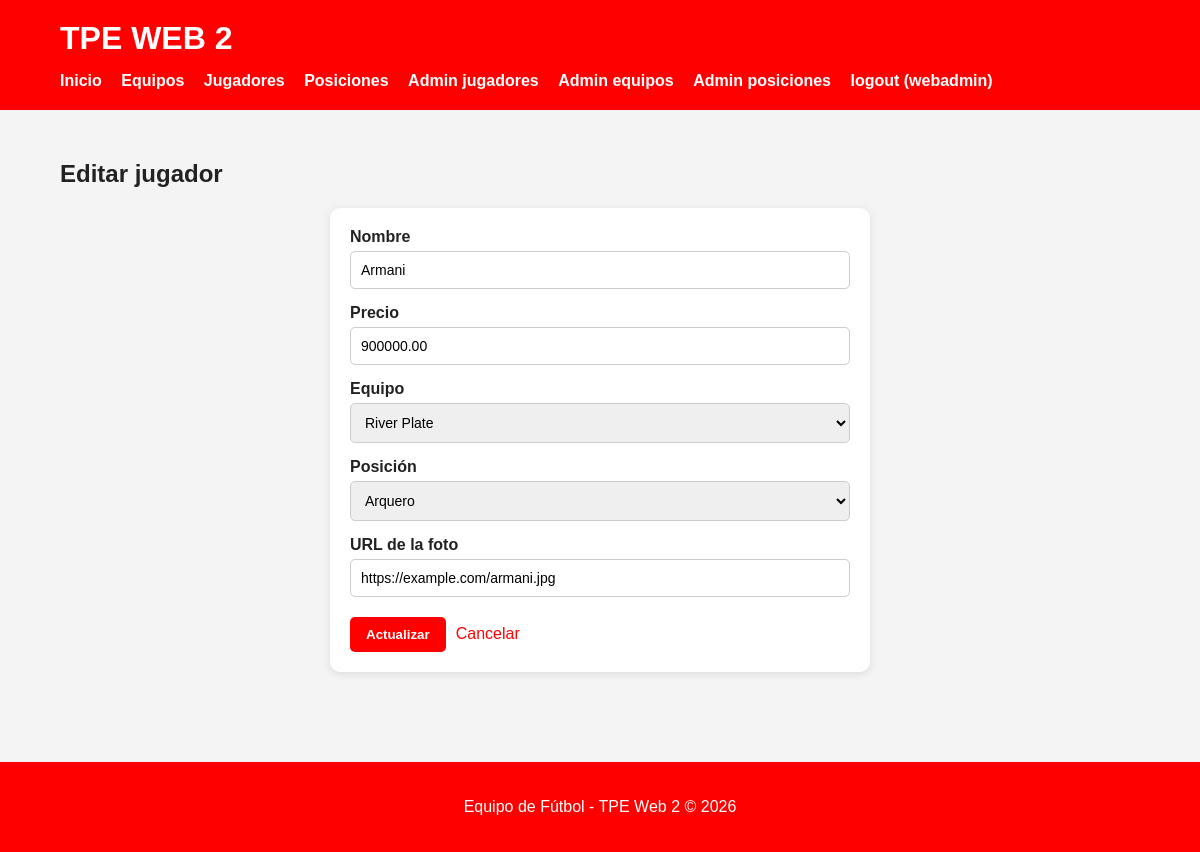
The page /tpe_parte2_2026/admin_jugador_edit/2 (signed in) on the database its author committed.
### tables this page shows
CREATE TABLE `jugador` (
  `id` int(11) NOT NULL,
  `nombre` varchar(100) NOT NULL,
  `precio` decimal(10,2) NOT NULL,
  `id_equipo` int(11) NOT NULL,
  `id_posicion` int(11) NOT NULL,
  `foto` varchar(255) DEFAULT NULL
);

### tpe_parte2_2026/app/views/jugador_view.php (called while the page is built, shortened)
<?php
class JugadorView {
    public function showJugadorForm($jugador, $equipos, $posiciones, $user, $error = null) {
        require_once './phtml/layouts/header.phtml';
        require_once './phtml/jugadores/jugador_form.phtml';
        require_once './phtml/layouts/footer.phtml';
    }
}
?>

### tpe_parte2_2026/app/controllers/jugador_controller.php (called while the page is built, shortened)
<?php
require_once __DIR__ . '/../models/jugador_model.php';
require_once __DIR__ . '/../views/jugador_view.php';
require_once __DIR__ . '/../models/equipo_model.php';
require_once __DIR__ . '/../models/posicion_model.php';
class JugadorController {
    private $model;
    private $view;
    private $equipoModel;
    private $posicionModel;
    public function __construct() {
        $this->model = new JugadorModel();
        $this->view = new JugadorView();
        $this->equipoModel = new EquipoModel();
        $this->posicionModel = new PosicionModel();
    }
    public function showEditJugador($request) {
        $jugador = $this->model->getById($request->id);
        $equipos = $this->equipoModel->getAll();
        $posiciones = $this->posicionModel->getAll();
        $this->view->showJugadorForm($jugador, $equipos, $posiciones, $request->user);
    }
}
?>

### tpe_parte2_2026/app/models/database_model.php (called while the page is built, shortened)
<?php
class DatabaseModel {
    protected $db;
    public function __construct() {
        try {
            $this->db = new PDO(
                "mysql:host=" . MYSQL_HOST . ";charset=utf8mb4",
                MYSQL_USER,
                MYSQL_PASS,
                [
                    PDO::ATTR_ERRMODE => PDO::ERRMODE_EXCEPTION,
                    PDO::ATTR_DEFAULT_FETCH_MODE => PDO::FETCH_OBJ,
                ]
            );
            $this->deploy();
            $this->db = new PDO(
                "mysql:host=" . MYSQL_HOST .
                ";dbname=" . MYSQL_DB .
                ";charset=utf8mb4",
                MYSQL_USER,
                MYSQL_PASS,
                [
                    PDO::ATTR_ERRMODE => PDO::ERRMODE_EXCEPTION,
                    PDO::ATTR_DEFAULT_FETCH_MODE => PDO::FETCH_OBJ,
                ]
            );
        } catch (PDOException $e) {
            die("Error de base de datos: " . $e->getMessage());
        }
    }
    private function deploy() {
        $this->db->exec(
            "CREATE DATABASE IF NOT EXISTS " . MYSQL_DB . "
            CHARACTER SET utf8mb4
            COLLATE utf8mb4_unicode_ci"
        );
        $this->db->exec("USE " . MYSQL_DB);
        $query = $this->db->query(
            "SHOW TABLES LIKE 'usuario'"
        );
        $tableExists = $query->fetchColumn();
    }
}

### tpe_parte2_2026/app/models/jugador_model.php (called while the page is built, shortened)
<?php
require_once __DIR__ . '/database_model.php';
class JugadorModel extends DatabaseModel{
    public function getById($id){
        $query = $this->db->prepare(
        "SELECT
            jugador.*,
            equipo.nombre AS equipo,
            posicion.nombre AS posicion
        FROM jugador
        JOIN equipo
        ON jugador.id_equipo = equipo.id
        JOIN posicion
        ON jugador.id_posicion = posicion.id
        WHERE jugador.id = ?");
        $query -> execute([$id]);
        return $query->fetch();
    }
}
?>

### tpe_parte2_2026/app/middlewares/session_middleware.php (called while the page is built)
<?php
class SessionMiddleware {
    public function run($request){
        if(isset($_SESSION['USER_ID']) && isset($_SESSION['USER_NAME'])){
            $request->user = [
                'id' => $_SESSION['USER_ID'],
                'username' => $_SESSION['USER_NAME']
            ];
        } else {
            $request->user = null;
        }
        return $request;
    }
}
?>

### tpe_parte2_2026/app/middlewares/guard_middleware.php (called while the page is built)
<?php
class GuardMiddleware {
    public function run($request) {
        if($request->user) {
            return $request;
        } else {
            header("Location: ".BASE_URL."login");
            exit();
        }
    }
}
?>

### tpe_parte2_2026/app/models/equipo_model.php (called while the page is built, shortened)
<?php
require_once __DIR__ . '/database_model.php';
class EquipoModel extends DatabaseModel{
    public function getAll(){
        $query = $this->db->prepare("SELECT * FROM equipo ORDER BY id DESC");
        $query->execute();
        return $query->fetchAll();
    }
}
?>

### tpe_parte2_2026/app/models/posicion_model.php (called while the page is built, shortened)
<?php
require_once __DIR__ . '/database_model.php';
class PosicionModel extends DatabaseModel{
    public function getAll(){
        $query = $this->db->prepare("SELECT * FROM posicion ORDER BY id DESC");
        $query->execute();
        return $query->fetchAll();
    }
}
?>

### tpe_parte2_2026/phtml/jugadores/jugador_form.phtml (the view, shortened to what this page needs)
<?php
$isEdit = isset($jugador) && !empty($jugador);
$actionUrl = $isEdit
    ? BASE_URL . "admin_jugador_edit/" . $jugador->id
    : BASE_URL . "admin_jugador_add";
?>
<section class="form-container">
    <h2>
        <?= $isEdit ? "Editar jugador" : "Agregar jugador" ?>
    </h2>
    <form action="<?= $actionUrl ?>" method="POST">
        <div class="form-group">
            <label for="nombre">
                Nombre
            </label>
            <input
                type="text"
                id="nombre"
                name="nombre"
                required
                value="<?= $isEdit ? htmlspecialchars($jugador->nombre) : '' ?>"
            >
        </div>
        <div class="form-group">
            <label for="precio">
                Precio
            </label>
            <input
                type="number"
                id="precio"
                name="precio"
                min="1"
                required
                value="<?= $isEdit ? htmlspecialchars($jugador->precio) : '' ?>"
            >
        </div>
        <div class="form-group">
            <label for="id_equipo">
                Equipo
            </label>
            <select
                id="id_equipo"
                name="id_equipo"
                required
            >
                <?php foreach ($equipos as $e): ?>
                    <?php
                    $selected = $isEdit && $e->id == $jugador->id_equipo
                        ? 'selected'
                        : '';
                    ?>
                    <option value="<?= $e->id ?>" <?= $selected ?>>
                        <?= htmlspecialchars($e->nombre) ?>
                    </option>
                <?php endforeach; ?>
            </select>
        </div>
        <div class="form-group">
            <label for="id_posicion">
                Posición
            </label>
            <select
                id="id_posicion"
                name="id_posicion"
                required
            >
                <?php foreach ($posiciones as $p): ?>
                    <?php
                    $selected = $isEdit && $p->id == $jugador->id_posicion
                        ? 'selected'
                        : '';
                    ?>
                    <option value="<?= $p->id ?>" <?= $selected ?>>
                        <?= htmlspecialchars($p->nombre) ?>
                    </option>
                <?php endforeach; ?>
            </select>
        </div>
        <div class="form-group">
            <label for="foto">
                URL de la foto
            </label>
            <input
                type="text"
                id="foto"
                name="foto"
                value="<?= $isEdit ? htmlspecialchars($jugador->foto) : '' ?>"
            >
        </div>
        <div class="form-actions">
            <button type="submit">
                <?= $isEdit ? "Actualizar" : "Crear" ?>
            </button>
            <a
                href="<?= BASE_URL ?>admin_jugadores"
                class="btn-link"
            >
                Cancelar
            </a>
        </div>
    </form>
</section>

### tpe_parte2_2026/public/css/style.css (style rules this page uses)
body { margin: 0; font-family: Arial, Helvetica, sans-serif; background-color: #f4f4f4; color: #222; }
a { color: red; text-decoration: none; }
button, .btn-add, .btn-cancel, .btn-edit, .btn-delete { display: inline-block; padding: 10px 16px; border: none; border-radius: 5px; font-weight: bold; text-decoration: none; cursor: pointer; transition: 0.2s; color: white; }
button, .btn-add { background-color: red; }
form { max-width: 500px; margin: 20px auto; padding: 20px; background-color: white; border-radius: 10px; box-shadow: 0 2px 8px rgba(0, 0, 0, 0.1); }
.form-group { margin-bottom: 15px; }
.form-group label { display: block; margin-bottom: 5px; font-weight: bold; }
input, select, textarea { width: 100%; padding: 10px; border: 1px solid #ccc; border-radius: 5px; box-sizing: border-box; font-size: 14px; }
.form-actions { display: flex; gap: 10px; align-items: center; margin-top: 20px; }

### rows shown on the page
jugador: nombre "Armani", precio "900000.00", foto "https://example.com/armani.jpg"

### other values the page prints
is_object($user) ? $user->username : $user['username'] "webadmin"
form field id_equipo "River Plate"
form field id_posicion "Arquero"
